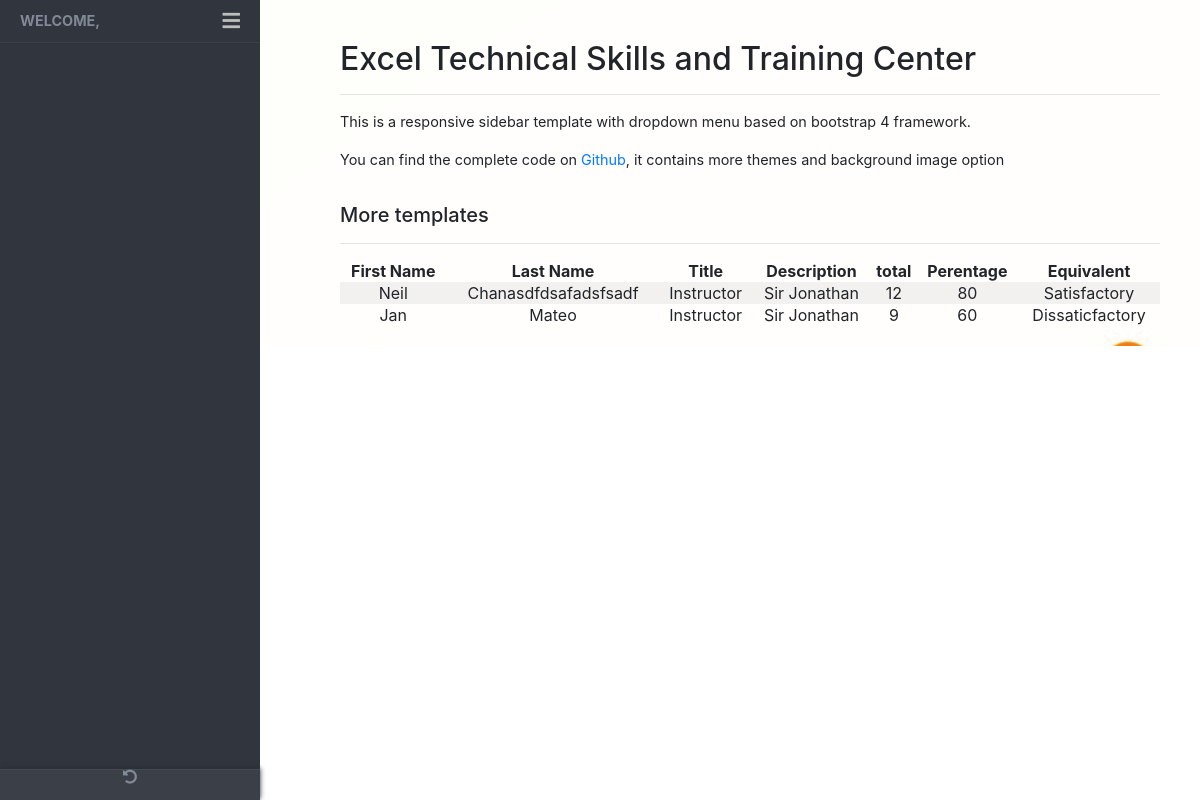
Screenshot of /SeyProject/results.php with the database file from the repository.
### tables this page shows
CREATE TABLE `evaluate_tbl` (
  `evaID` int(11) NOT NULL,
  `evaTitle` varchar(255) NOT NULL,
  `evaDesc` varchar(255) NOT NULL,
  `totalq` int(255) NOT NULL,
  `image` varchar(255) NOT NULL
);

### SeyProject/results.php (the view, shortened to what this page needs)
<?php
    require('config/dbconnection.php');
    include('sidebar.php');
    $query = "SELECT student_tbl.stdFname, student_tbl.stdLname, evaluate_tbl.evaID, evaluate_tbl.evaTitle, evaluate_tbl.totalq, evaluate_tbl.evaDesc, SUM(answer) as 'sum' FROM student_tbl,evaluate_tbl, transactions_tbl WHERE transactions_tbl.stdId = student_tbl.stdid GROUP BY student_tbl.stdid";
    $result = mysqli_query($conn,$query);
    $all = mysqli_fetch_all($result,MYSQLI_ASSOC);
?>
<main class="page-content">
    <div class="container-fluid">
      <h2>Excel Technical Skills and Training Center</h2>
      <hr>
      <div class="row">
        <div class="form-group col-md-12">
          <p>This is a responsive sidebar template with dropdown menu based on bootstrap 4 framework.</p>
          <p> You can find the complete code on <a href="https://github.com/azouaoui-med/pro-sidebar-template" target="_blank">
              Github</a>, it contains more themes and background image option</p>
        </div>
      </div>
      <h5>More templates</h5>
      <hr>
      <div id="no-more-tables">
            <table class="col-md-12 table-striped cf text-center">
        		<thead class="cf">
        			<tr>
        				<th class="numeric">First Name</th>
        				<th class="numeric">Last Name</th>
        				<th class="numeric">Title</th>
                        <th class="numeric">Description</th>
                        <th class="numeric">total</th>
                        <th class="numeric">Perentage</th>
                        <th class="numeric">Equivalent</th>
        			</tr>
        		</thead>
        		<tbody>
            <?php foreach($all as $eval):?>
        			<tr>
        				<td><?php echo $eval['stdFname'];?></td>
        				<td><?php echo $eval['stdLname'];?></td>
        				<td><?php echo $eval['evaTitle'];?></td>
                        <td><?php echo $eval['evaDesc'];?></td>
                        <?php $holdno =  ($eval['sum']/2) ;
                            $highscore = $eval['totalq'] * 5;
                            $holdpercent = ($holdno/$highscore)*100;
                            $equivalent = "";
                            if($holdpercent >= 95){
                                $equivalent = "Excellent";
                            }elseif($holdpercent >= 84){
                                $equivalent = "Very Good";
                            }elseif($holdpercent >= 83){
                                $equivalent = "Good";
                            }elseif ($holdpercent >= 77) {
                                $equivalent = "Satisfactory";
                            }else{
                                $equivalent = "Dissaticfactory";
                            }
                        ?>
        				<td><?php echo $holdno;?></td>
        				<td><?php echo $holdpercent;?></td>
        				<td><?php echo $equivalent;?></td>
        			</tr>
            <?php endforeach;?>
        		</tbody>
        	</table>
        </div>
  </main>

### SeyProject/css/main.css (style rules this page uses)
body { font-size: 0.9rem; }
.page-wrapper .sidebar-wrapper, .sidebar-wrapper .sidebar-brand > a, .sidebar-wrapper .sidebar-dropdown > a:after, .sidebar-wrapper .sidebar-menu .sidebar-dropdown .sidebar-submenu li a:before, .sidebar-wrapper ul li a i, .page-wrapper .page-content, .sidebar-wrapper .sidebar-search input.search-menu, .sidebar-wrapper .sidebar-search .input-group-text, .sidebar-wrapper .sidebar-menu ul li a, #show-sidebar, #close-sidebar { -webkit-transition: all 0.3s ease; -moz-transition: all 0.3s ease; -ms-transition: all 0.3s ease; -o-transition: all 0.3s ease; transition: all 0.3s ease; }
@media screen and (min-width: 768px) { .page-wrapper.toggled .page-content { padding-left: 300px; } }
.page-wrapper .page-content { display: inline-block; width: 100%; padding-left: 0px; padding-top: 20px; background-image: url("../excellogo/logo2.jpg"); }
.page-wrapper .page-content > div { padding: 20px 40px; }
.page-wrapper .page-content { overflow-x: hidden; }

### rows the page displays
evaluate_tbl: stdFname "Neil", stdLname "Chanasdfdsafadsfsadf", evaTitle "Instructor", evaDesc "Sir Jonathan", holdno "12", holdpercent "80", equivalent "Satisfactory", stdFname "Jan", stdLname "Mateo", holdno "9", holdpercent "60", equivalent "Dissaticfactory"
